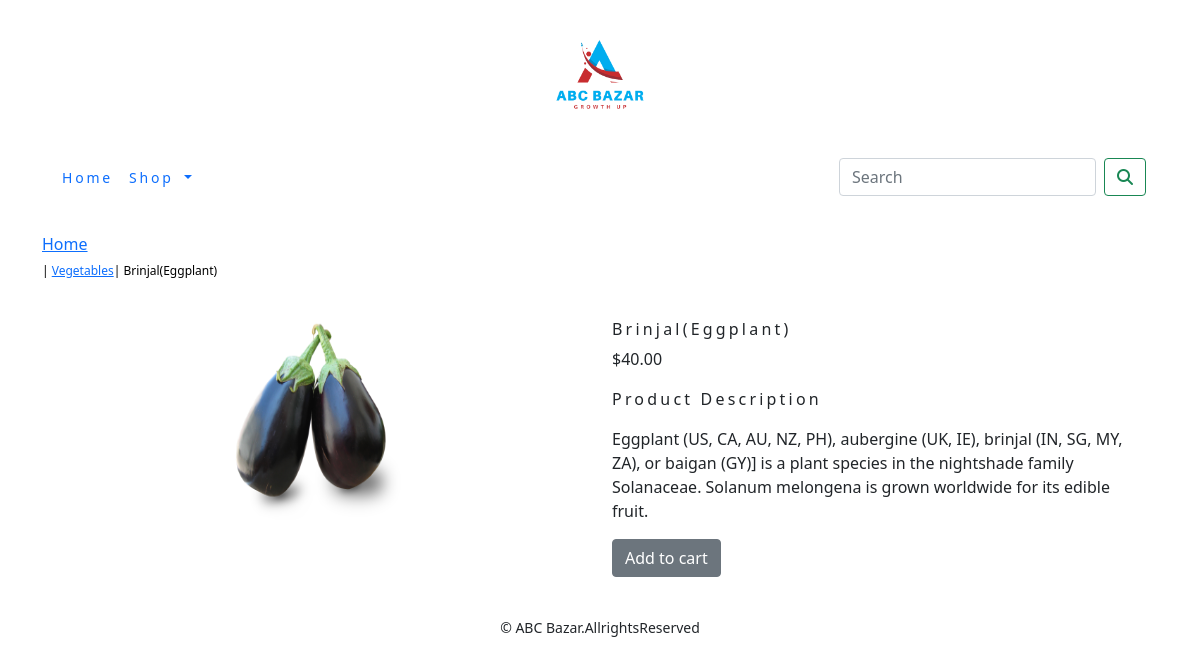
The page /vegetables/brinjaleggplant/ on the database its author committed.
### shop/models.py (models this page shows, shortened)
class Product(models.Model):
    name = models.CharField(max_length=250, unique=True)
    slug = models.SlugField(max_length=250, unique=True)
    description = models.TextField(blank=True)
    price=models.DecimalField(max_digits=10,decimal_places=2)
    image = models.ImageField(upload_to='category', blank=True)
    category=models.ForeignKey(Category,on_delete=models.CASCADE)
    stock=models.IntegerField()
    available=models.BooleanField(default=True)
    created=models.DateTimeField(auto_now_add=True)
    updated=models.DateTimeField(auto_now=True)
    class Meta:
       ordering=('name',)
       verbose_name='product'
       verbose_name_plural='products'

class Category(models.Model):
    name=models.CharField(max_length=250,unique=True)
    slug=models.SlugField(max_length=250,unique=True)
    description=models.TextField(blank=True)
    image=models.ImageField(upload_to='category',blank=True)
    class Meta:
       ordering=('name',)
       verbose_name='category'
       verbose_name_plural='categories'
    def get_url(self):
        return reverse('shop:products_by_category',args=[self.slug])
    def __str__(self):
        return'{}'.format(self.name)

### shop/views.py (the view)
# urls.py: path('<slug:c_slug>/<slug:product_slug>/', views.Prodetail, name='prodCatDetail'),
def Prodetail(request,c_slug,product_slug):
    try:
        product=Product.objects.get(category__slug=c_slug,slug=product_slug)
    except Exception as e:
        raise e
    return render(request,'product.html',{'product':product})

### cart/context_processors.py (called while the page is built)
def counter(request):
    item_count=0
    if 'admin' in request.path:
        return{}
    else:
        try:
            cart=Cart.objects.filter(cart_id=_cart_id(request))
            cart_items=CartItem.objects.all().filter(cart=cart[:1])
            for cart_item in cart_items:
                item_count += cart_item.quantity
        except Cart.DoesNotExist:
            item_count=0
    return dict(item_count=item_count)

### cart/views.py (called while the page is built)
def _cart_id(request):
    cart=request.session.session_key
    if not cart:
        cart=request.session.create()
    return cart

### shop/context_processors.py (called while the page is built)
def menu_links(request):
    links=Category.objects.all()
    return dict(links=links)

### template/product.html (shortened to what this page needs)
{% extends 'base.html' %}
{% load static %}
{% block content %}
<div class="row my_prod_row_class">
    <div class="mx_auto">
        <p><a href="{% url 'shop:allProdCat' %}"><h6>Home</h6></a> | <a href="{{product.category.get_url}}"> {{product.category}}</a>| {{product.name}}</p>
    </div>
<div class="container">
<br>
<div class="row">
<div class="col-12 col-sm-12 col-md-12 col-lg-6 text-center">
    <div style="min-width:18rem">
    <img src="{{product.image.url}}" width="200" height="200" alt="{{product.name}}">
    </div>
</div>
<div class="col-12 col-sm-12 col-md-12 col-lg-6">
    <div>
        <h5 class="my_prod_title">{{product.name}}</h5>
        <p>${{product.price}}</p>
        <p class="my_title">Product Description</p>
        <p class="text-justify my_prod_text">{{product.description}}</p>
        {% if product.stock <= 0 %}
            <p class="text-justify my_prod_text"><b> OUT OF STOCK</b></p>
        {% else %}
            <a class="btn btn-secondary" href="{% url 'cart:add_cart' product.id %}">Add to cart</a>
        {% endif %}
    </div>
</div>
</div>
</div>
</div>
{% endblock %}

### static/css/custom.css (style rules this page uses)
body { font-family: 'Poppins', sans-serif; }
.my_title { font-size: 16px text_transform: uppercase; letter-spacing: .2em }
.my_prod_row_class { padding-top:15px; padding-bottom:20px; }
.my_prod_row_class .mx_auto { color: #000; font-size:12px; text-decoration:none; }
.my_prod_title { font-size:16px; text-text_transform:uppercase; letter-spacing: .2em; padding-top:15px padding-bottom:10px; }
.my_prod_text { padding-right: 20px; }

### rows shown on the page
Product: category "Vegetables", name "Brinjal(Eggplant)", image (picture), price "40.00", description "Eggplant (US, CA, AU, NZ, PH), aubergine (UK, IE), brinjal (IN, SG, MY, ZA), or baigan (GY)] is a plant species in the nightshade family Solanaceae. Solanum melongena is grown worldwide for its edible fruit."
